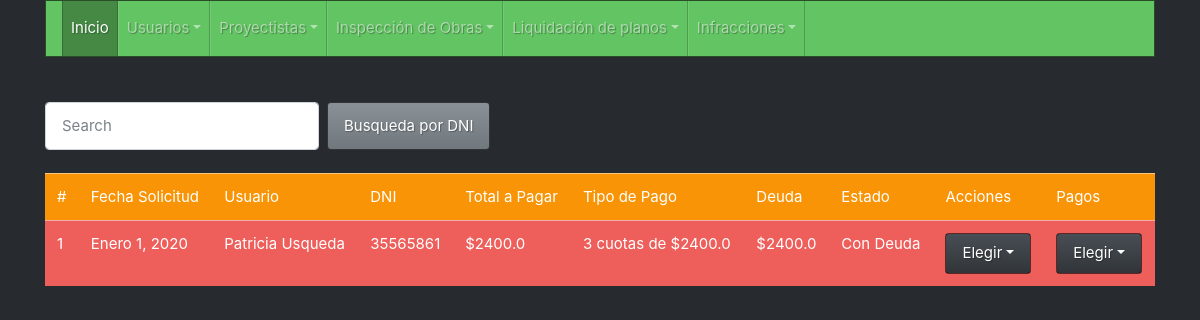
Screenshot of /plano/buscar/ with the database file from the repository.
### plano/models.py (models this page shows, shortened)
class Plano(models.Model):
    fecha = models.DateField()
    usuario = models.ForeignKey(Usuario, null=False, blank=False, on_delete=models.CASCADE)
    proyectista = models.ForeignKey(Proyectista, null=False, blank=False, on_delete=models.CASCADE)
    dir_obra = models.CharField(max_length=50)
    precio_metro = models.IntegerField()
    metros = models.IntegerField()
    total = models.FloatField(editable=False)
    cuota = models.IntegerField()
    deuda = models.FloatField(editable=False)
    pago = models.FloatField(default=0)
    fecha_pago = models.DateField(null=True, blank= True)
    pago2 = models.FloatField(default=0)
    fecha_pago2 = models.DateField(null=True, blank= True)
    pago3 = models.FloatField(default=0)
    fecha_pago3 = models.DateField(null=True, blank= True)
    pago4 = models.FloatField(default=0)
    fecha_pago4 = models.DateField(null=True, blank= True)
    valor_cuota = models.FloatField(editable=False)
    s_cuota1 = models.FloatField(editable=False)
    s_cuota2 = models.FloatField(editable=False)
    s_cuota3 = models.FloatField(editable=False)
    s_cuota4 = models.FloatField(editable=False)

### usuario/models.py (models this page shows, shortened)
class Usuario(models.Model):
    nombre = models.CharField(max_length=50)
    dni = models.CharField(max_length=8, unique=True)
    direccion = models.CharField(max_length=50, verbose_name='dirección')
    catastro = models.CharField(max_length=50)
    tel = models.CharField(max_length=10, null=True, blank=True)

### plano/views.py (the view)
# urls.py: path('buscar/', views.plano_search, name='plano_buscar'),
def plano_search(request):
    buscar = request.POST.get('buscalo')
    if buscar:
        plano=Plano.objects.filter(usuario__dni__contains=buscar)
        paginator = Paginator(plano, 7)
        page = request.GET.get('page')
        plano = paginator.get_page(page)
    else:
        plano = Plano.objects.all()
        paginator = Paginator(plano, 7)
        page = request.GET.get('page')
        plano = paginator.get_page(page)
    contexto = {'planos': plano}
    return render(request, 'plano/buscar.html',contexto)

### templates/plano/buscar.html (shortened to what this page needs)
{% extends 'base/base.html' %}
{% block content %}
<br>
<br>
<form class="form-inline my-2 my-lg-0" type="get" method="POST" action="{%url 'plano_buscar'%}">
    <input class="form-control mr-sm-2" type="text" placeholder="Search" name="buscalo" id="busca">
    <button class="btn btn-secondary my-2 my-sm-0" type="submit" href="" id="botonBus">Busqueda por DNI</button>
</form>
<br>
<table class="table table-hover">
    <thead>
        <tr class="table-warning">
            <td scope="col">#</td>
            <td scope="col">Fecha Solicitud</td>
            <td scope="col">Usuario</td>
            <td scope="col">DNI</td>
            <td scope="col">Total a Pagar</td>
            <td scope="col">Tipo de Pago</td>
            <td scope="col">Deuda</td>
            <td scope="col">Estado</td>
            <td scope="col">Acciones</td>
            <td scope="col">Pagos</td>
        </tr>
    </thead>
    <tbody>
         {% if planos %}
            {%for plano in planos%}
                {% if plano.deuda == 0 %}
        <tr class="table-success">
                {% elif plano.deuda %}
            <tr class="table-danger">
                {% else %}
                <tr class="table-danger">
                    {% endif %}
                    <td>{{plano.id}}</td>
                    <td>{{plano.fecha}}</td>
                    <td>{{plano.usuario.nombre}}</td>
                    <td>{{plano.usuario.dni}}</td>
                    <td>${{plano.total}}</td>
                    {% if plano.cuota == False %}
                    <td>1 pago de ${{plano.total}}</td>
                    {% else %}
                    <td>3 cuotas de ${{plano.valor_cuota}}</td>
                    {% endif %}
                    <td>${{plano.deuda}}</td>
                    {% if plano.deuda == 0 %}
                    <td>Deuda Saldada</td>
                    {% else %}
                    <td>Con Deuda</td>
                    {% endif %}
                    <td>
                        <ul class="nav nav-pills">
                          <li class="nav-item dropdown">
                            <a class="nav-link dropdown-toggle" data-toggle="dropdown" href="#" role="button" aria-haspopup="true" aria-expanded="false">Elegir</a>
                          </li>
                        </ul>
                    </td>
                    <td>
                        <ul class="nav nav-pills">
                          <li class="nav-item dropdown">
                            <a class="nav-link dropdown-toggle" data-toggle="dropdown" href="#" role="button" aria-haspopup="true" aria-expanded="false">Elegir</a>
                          </li>
                        </ul>
                    </td>
                </tr>
                {%endfor%} {% else %}
                <div class="alert alert-dismissible alert-success">
                    <button type="button" class="close" data-dismiss="alert">&times;</button>
                    <strong>Ups! </strong>tú busqueda no dio resultados, <a href="{%url 'plano_listar'%}" class="alert-link">intentalo de nuevo</a>.
                </div>
                {%endif%}
    </tbody>
</table>
{% endblock%}

### rows the page displays
Plano: id "1", fecha "Enero 1, 2020", usuario.nombre "Patricia Usqueda", usuario.dni "35565861", total "2400.0", valor_cuota "2400.0", deuda "2400.0", shows "Con Deuda"
